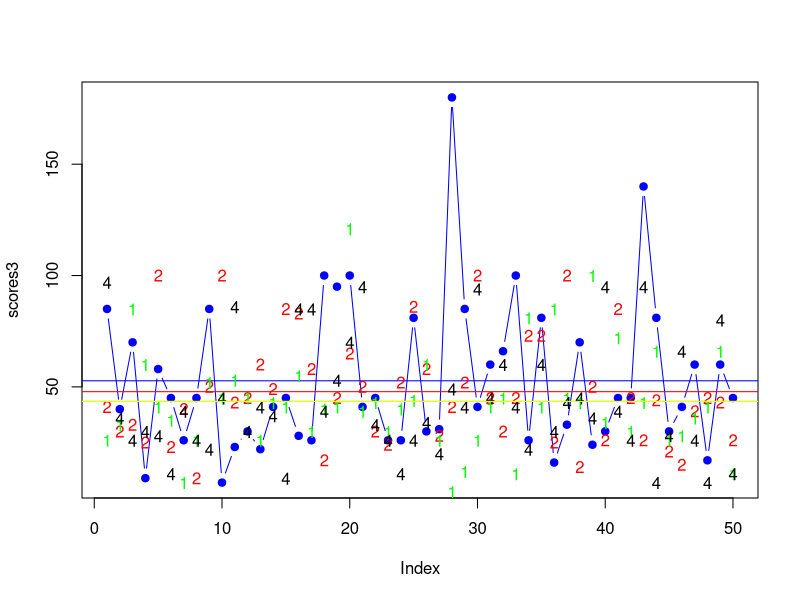
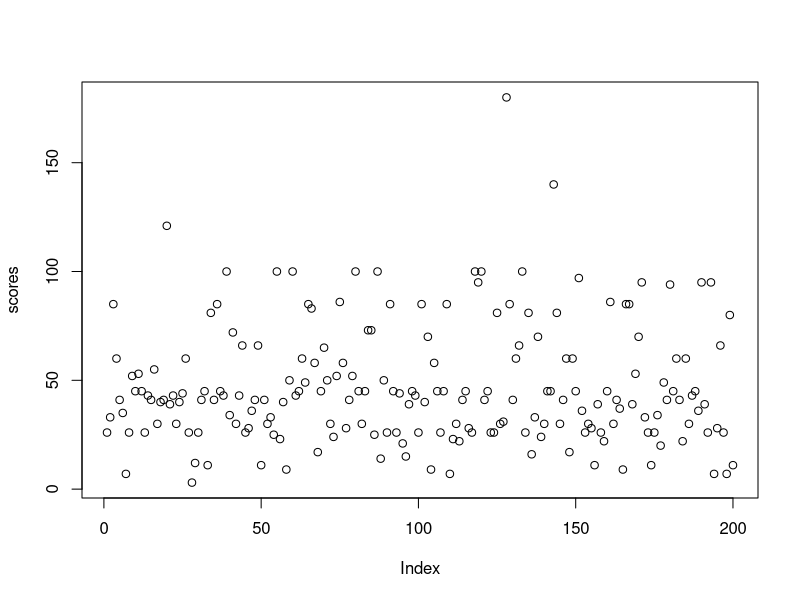

These charts were generated, in order, by the following R code: (Note: this script raises an error after producing the figures.)
#Scores1 28NOV16
scores1 <- c(26,33,85,60,41,35,7,26,52,45,53,45,26,43,41,55,30,40,41,121,39,43,30,40,44,60,26,3,12,26,41,45,11,81,41,85,45,43,100,34,72,30,43,66,26,28,36,41,66,11)
#Scores2 16JAN17
scores2 <- c(41,30,33,25,100,23,40,9,50,100,43,45,60,49,85,83,58,17,45,65,50,30,24,52,86,58,28,41,52,100,45,30,45,73,73,25,100,14,50,26,85,45,26,44,21,15,39,45,43,26)
#Scores3 23JAN17
scores3 <- c(85,40,70,9,58,45,26,45,85,7,23,30,22,41,45,28,26,100,95,100,41,45,26,26,81,30,31,180,85,41,60,66,100,26,81,16,33,70,24,30,45,45,140,81,30,41,60,17,60,45)
#Scores3 01FEB17
scores4 <- c(97,36,26,30,28,11,39,26,22,45,86,30,41,37,9,85,85,39,53,70,95,33,26,11,26,34,20,49,41,94,45,60,41,22,60,30,43,45,36,95,39,26,95,7,28,66,26,7,80,11)

scores <- c(scores1,scores2,scores3,scores4)

ScoreTable <- data.frame(1:50,scores1,scores2,scores3,scores4)
colnames(ScoreTable)[1] <- 'Attempts'


plot(scores3,col="blue",pch=19,type = 'b')
abline(h=mean(scores3),col='blue')
points(scores2,col="red",pch='2',type = 'p')
abline(h=mean(scores2), col="red")
points(scores1,col="green",pch='1',type = 'p')
abline(h=mean(scores1), col="green")
points(scores4,col="black",pch='4',type = 'p')
abline(h=mean(scores1), col="yellow")

means <- c(mean(scores1),mean(scores2),mean(scores3),mean(scores4))
medians <- c(median(scores1),median(scores2),median(scores3),median(scores4))
sds <- c(sd(scores1),sd(scores2),sd(scores3),sd(scores4))

mean(scores)
mean(means)
mean(sds)

plot(scores)
abline(h=means(scores), col='red')
abline(h=mean(scores), col='red')
abline(h=mean(scores)+sd(scores), col='green')
abline(h=mean(scores)-sd(scores), col='green')
abline(h=140, col='yellow')
abline(h=160, col='orange')
abline(h=180, col='red')
